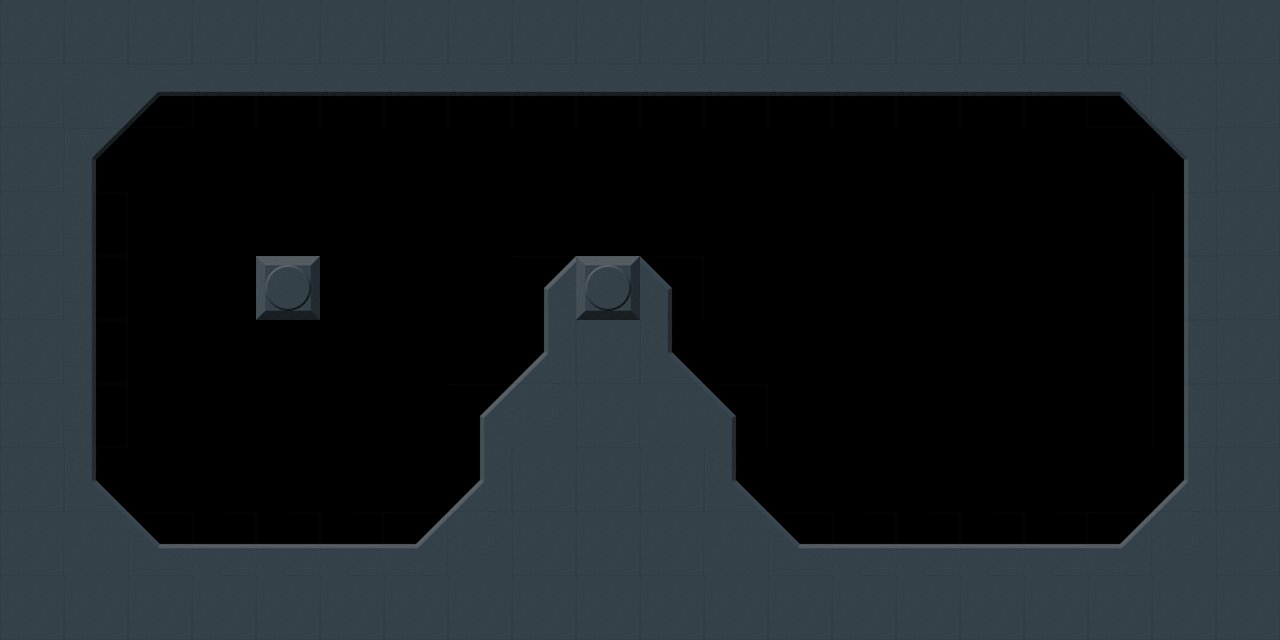

The image is a tile-based game level rendered from a .tmx file. Its description and source (layers, tilesets, objects; grid data summarised) follow:
An orthogonal 20x10 tile map with 64x64 px tiles, 1 tile layer (Tile Layer 1) and 15 objects.

<map version="1.0" orientation="orthogonal" renderorder="right-down" width="20" height="10" tilewidth="64" tileheight="64" nextobjectid="16">
 <tileset firstgid="1" name="diffuse" tilewidth="64" tileheight="64" tilecount="40" columns="8">
  <image source="diffuse.png" width="512" height="320" />
 </tileset>
 <layer name="Tile Layer 1" width="20" height="10">
  <data>[200 cells, 121 non-empty, 20 distinct tile ids]</data>
 </layer>
 <objectgroup color="#00ff00" name="Static">
  <object id="1" x="2" y="0" width="91" height="545" />
  <object id="2" x="3" y="546" width="1275" height="93" />
  <object id="3" x="1185" y="-3" width="89" height="550" />
  <object id="4" x="1116" y="548">
   <polygon points="2,-3 69,-68 69,-2" />
  </object>
  <object id="5" x="81" y="466">
   <polygon points="13,12 80,79 13,79" />
  </object>
  <object id="6" x="266" y="267" width="43" height="43">
   <ellipse />
  </object>
  <object id="7" x="421" y="546">
   <polygon points="0,0 61,-66 60,-128 126,-194 125,-258 156,-284 219,-284 247,-258 248,-192 313,-129 312,-65 379,0" />
  </object>
  <object id="8" x="191" y="369" width="190" height="104">
   <ellipse />
  </object>
 </objectgroup>
 <objectgroup color="#ffffff" name="Dynamic">
  <object id="9" x="946" y="158" width="31" height="31">
   <ellipse />
  </object>
  <object id="10" x="264" y="159" width="31" height="31">
   <ellipse />
  </object>
  <object id="11" x="650" y="158" width="31" height="31">
   <ellipse />
  </object>
  <object id="12" x="863" y="228" width="256" height="256">
   <ellipse />
  </object>
  <object id="13" x="151" y="310" width="73" height="73">
   <ellipse />
  </object>
  <object id="14" x="880" y="492" width="49" height="49">
   <ellipse />
  </object>
  <object id="15" x="398" y="139" width="68" height="97" />
 </objectgroup>
 <objectgroup name="Player" />
</map>
